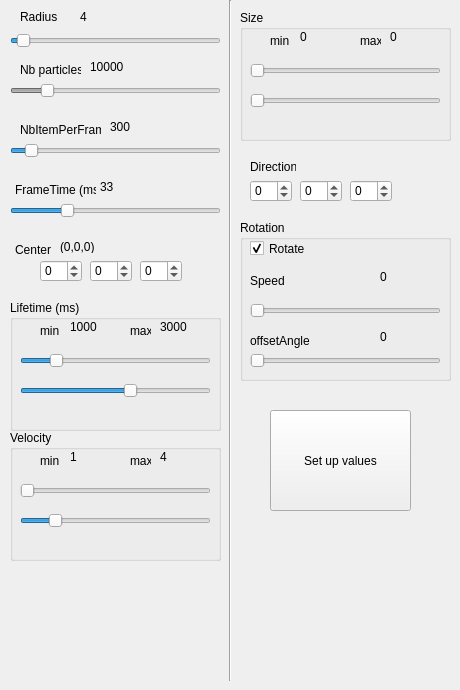
    <widget class="QWidget" name="fountainTab">
     <attribute name="title">
      <string>Fountain</string>
     </attribute>
     <widget class="QLabel" name="centerFountainValue">
      <property name="geometry">
       <rect>
        <x>60</x>
        <y>240</y>
        <width>46</width>
        <height>13</height>
       </rect>
      </property>
      <property name="acceptDrops">
       <bool>true</bool>
      </property>
      <property name="text">
       <string>(0,0,0)</string>
      </property>
     </widget>
     <widget class="QSpinBox" name="centerXFountainSpinbox">
      <property name="geometry">
       <rect>
        <x>40</x>
        <y>260</y>
        <width>42</width>
        <height>22</height>
       </rect>
      </property>
      <property name="minimum">
       <number>-1000</number>
      </property>
      <property name="maximum">
       <number>1000</number>
      </property>
      <property name="singleStep">
       <number>1</number>
      </property>
     </widget>
     <widget class="QLabel" name="nbItemFountainValue">
      <property name="geometry">
       <rect>
        <x>90</x>
        <y>60</y>
        <width>46</width>
        <height>13</height>
       </rect>
      </property>
      <property name="text">
       <string>10000</string>
      </property>
     </widget>
     <widget class="QLabel" name="nbItemPerFrameFountainValue">
      <property name="geometry">
       <rect>
        <x>110</x>
        <y>120</y>
        <width>46</width>
        <height>13</height>
       </rect>
      </property>
      <property name="text">
       <string>300</string>
      </property>
     </widget>
     <widget class="QGroupBox" name="Velocity_2">
      <property name="geometry">
       <rect>
        <x>10</x>
        <y>430</y>
        <width>211</width>
        <height>131</height>
       </rect>
      </property>
      <property name="title">
       <string>Velocity</string>
      </property>
      <widget class="QSlider" name="velocityMinSliderFountain">
       <property name="geometry">
        <rect>
         <x>10</x>
         <y>50</y>
         <width>191</width>
         <height>22</height>
        </rect>
       </property>
       <property name="minimum">
        <number>1</number>
       </property>
       <property name="maximum">
        <number>20</number>
       </property>
       <property name="pageStep">
        <number>11</number>
       </property>
       <property name="orientation">
        <enum>Qt::Horizontal</enum>
       </property>
      </widget>
      <widget class="QLabel" name="label_39">
       <property name="geometry">
        <rect>
         <x>120</x>
         <y>20</y>
         <width>21</width>
         <height>21</height>
        </rect>
       </property>
       <property name="text">
        <string>max</string>
       </property>
      </widget>
      <widget class="QLabel" name="velocityMaxFountainValue">
       <property name="geometry">
        <rect>
         <x>150</x>
         <y>20</y>
         <width>46</width>
         <height>13</height>
        </rect>
       </property>
       <property name="text">
        <string>4</string>
       </property>
      </widget>
      <widget class="QLabel" name="label_40">
       <property name="geometry">
        <rect>
         <x>30</x>
         <y>20</y>
         <width>21</width>
         <height>21</height>
        </rect>
       </property>
       <property name="text">
        <string>min</string>
       </property>
      </widget>
      <widget class="QLabel" name="velocityMinFountainValue">
       <property name="geometry">
        <rect>
         <x>60</x>
         <y>20</y>
         <width>46</width>
         <height>13</height>
        </rect>
       </property>
       <property name="text">
        <string>1</string>
       </property>
      </widget>
      <widget class="QSlider" name="velocityMaxSliderFountain">
       <property name="geometry">
        <rect>
         <x>10</x>
         <y>80</y>
         <width>191</width>
         <height>22</height>
        </rect>
       </property>
       <property name="minimum">
        <number>1</number>
       </property>
       <property name="maximum">
        <number>20</number>
       </property>
       <property name="value">
        <number>4</number>
       </property>
       <property name="orientation">
        <enum>Qt::Horizontal</enum>
       </property>
      </widget>
     </widget>
     <widget class="QSlider" name="frameTimeSliderFountain">
      <property name="geometry">
       <rect>
        <x>10</x>
        <y>200</y>
        <width>211</width>
        <height>22</height>
       </rect>
      </property>
      <property name="minimum">
       <number>10</number>
      </property>
      <property name="maximum">
       <number>100</number>
      </property>
      <property name="value">
       <number>33</number>
      </property>
      <property name="orientation">
       <enum>Qt::Horizontal</enum>
      </property>
     </widget>
     <widget class="QSlider" name="radiusSliderFountain">
      <property name="geometry">
       <rect>
        <x>10</x>
        <y>30</y>
        <width>211</width>
        <height>22</height>
       </rect>
      </property>
      <property name="minimum">
       <number>1</number>
      </property>
      <property name="value">
       <number>4</number>
      </property>
      <property name="orientation">
       <enum>Qt::Horizontal</enum>
      </property>
     </widget>
     <widget class="Line" name="line_2">
      <property name="geometry">
       <rect>
        <x>220</x>
        <y>0</y>
        <width>20</width>
        <height>681</height>
       </rect>
      </property>
      <property name="orientation">
       <enum>Qt::Vertical</enum>
      </property>
     </widget>
     <widget class="QGroupBox" name="Size_2">
      <property name="geometry">
       <rect>
        <x>240</x>
        <y>10</y>
        <width>211</width>
        <height>131</height>
       </rect>
      </property>
      <property name="title">
       <string>Size</string>
      </property>
      <widget class="QSlider" name="sizeMinSliderFountain">
       <property name="geometry">
        <rect>
         <x>10</x>
         <y>50</y>
         <width>191</width>
         <height>22</height>
        </rect>
       </property>
       <property name="minimum">
        <number>1</number>
       </property>
       <property name="maximum">
        <number>15</number>
       </property>
       <property name="orientation">
        <enum>Qt::Horizontal</enum>
       </property>
      </widget>
      <widget class="QLabel" name="label_19">
       <property name="geometry">
        <rect>
         <x>120</x>
         <y>20</y>
         <width>21</width>
         <height>21</height>
        </rect>
       </property>
       <property name="text">
        <string>max</string>
       </property>
      </widget>
      <widget class="QLabel" name="sizeMaxFountainValue">
       <property name="geometry">
        <rect>
         <x>150</x>
         <y>20</y>
         <width>46</width>
         <height>13</height>
        </rect>
       </property>
       <property name="text">
        <string>0</string>
       </property>
      </widget>
      <widget class="QLabel" name="label_20">
       <property name="geometry">
        <rect>
         <x>30</x>
         <y>20</y>
         <width>21</width>
         <height>21</height>
        </rect>
       </property>
       <property name="text">
        <string>min</string>
       </property>
      </widget>
      <widget class="QLabel" name="sizeMinFountainValue">
       <property name="geometry">
        <rect>
         <x>60</x>
         <y>20</y>
         <width>46</width>
         <height>13</height>
        </rect>
       </property>
       <property name="text">
        <string>0</string>
       </property>
      </widget>
      <widget class="QSlider" name="sizeMaxSliderFountain">
       <property name="geometry">
        <rect>
         <x>10</x>
         <y>80</y>
         <width>191</width>
         <height>22</height>
        </rect>
       </property>
       <property name="minimum">
        <number>1</number>
       </property>
       <property name="maximum">
        <number>15</number>
       </property>
       <property name="orientation">
        <enum>Qt::Horizontal</enum>
       </property>
      </widget>
     </widget>
     <widget class="QSlider" name="nbItemPerFrameSliderFountain">
      <property name="geometry">
       <rect>
        <x>10</x>
        <y>140</y>
        <width>211</width>
        <height>22</height>
       </rect>
      </property>
      <property name="minimum">
       <number>100</number>
      </property>
      <property name="maximum">
       <number>3000</number>
      </property>
      <property name="singleStep">
       <number>100</number>
      </property>
      <property name="pageStep">
       <number>100</number>
      </property>
      <property name="value">
       <number>300</number>
      </property>
      <property name="orientation">
       <enum>Qt::Horizontal</enum>
      </property>
     </widget>
     <widget class="QLabel" name="radiusFountainValue">
      <property name="geometry">
       <rect>
        <x>80</x>
        <y>10</y>
        <width>46</width>
        <height>13</height>
       </rect>
      </property>
      <property name="text">
       <string>4</string>
      </property>
     </widget>
     <widget class="QLabel" name="label_41">
      <property name="geometry">
       <rect>
        <x>20</x>
        <y>60</y>
        <width>61</width>
        <height>20</height>
       </rect>
      </property>
      <property name="text">
       <string>Nb particles</string>
      </property>
     </widget>
     <widget class="QLabel" name="label_42">
      <property name="geometry">
       <rect>
        <x>15</x>
        <y>180</y>
        <width>81</width>
        <height>20</height>
       </rect>
      </property>
      <property name="text">
       <string>FrameTime (ms)</string>
      </property>
     </widget>
     <widget class="QLabel" name="label_43">
      <property name="geometry">
       <rect>
        <x>20</x>
        <y>120</y>
        <width>81</width>
        <height>20</height>
       </rect>
      </property>
      <property name="text">
       <string>NbItemPerFrame</string>
      </property>
     </widget>
     <widget class="QLabel" name="frameTimeFountainValue">
      <property name="geometry">
       <rect>
        <x>100</x>
        <y>180</y>
        <width>46</width>
        <height>13</height>
       </rect>
      </property>
      <property name="text">
       <string>33</string>
      </property>
     </widget>
     <widget class="QSpinBox" name="centerZFountainSpinbox">
      <property name="geometry">
       <rect>
        <x>140</x>
        <y>260</y>
        <width>42</width>
        <height>22</height>
       </rect>
      </property>
      <property name="minimum">
       <number>-1000</number>
      </property>
      <property name="maximum">
       <number>1000</number>
      </property>
      <property name="singleStep">
       <number>1</number>
      </property>
     </widget>
     <widget class="QLabel" name="label_44">
      <property name="geometry">
       <rect>
        <x>15</x>
        <y>240</y>
        <width>51</width>
        <height>20</height>
       </rect>
      </property>
      <property name="text">
       <string>Center</string>
      </property>
     </widget>
     <widget class="QSlider" name="nbItemSliderFountain">
      <property name="enabled">
       <bool>false</bool>
      </property>
      <property name="geometry">
       <rect>
        <x>10</x>
        <y>80</y>
        <width>211</width>
        <height>22</height>
       </rect>
      </property>
      <property name="minimum">
       <number>1000</number>
      </property>
      <property name="maximum">
       <number>60000</number>
      </property>
      <property name="singleStep">
       <number>1000</number>
      </property>
      <property name="value">
       <number>10000</number>
      </property>
      <property name="orientation">
       <enum>Qt::Horizontal</enum>
      </property>
     </widget>
     <widget class="QLabel" name="label_45">
      <property name="geometry">
       <rect>
        <x>20</x>
        <y>10</y>
        <width>46</width>
        <height>13</height>
       </rect>
      </property>
      <property name="text">
       <string>Radius</string>
      </property>
     </widget>
     <widget class="QPushButton" name="setValuesButtonFountain">
      <property name="geometry">
       <rect>
        <x>270</x>
        <y>410</y>
        <width>141</width>
        <height>101</height>
       </rect>
      </property>
      <property name="text">
       <string>Set up values</string>
      </property>
     </widget>
     <widget class="QSpinBox" name="centerYFountainSpinbox">
      <property name="geometry">
       <rect>
        <x>90</x>
        <y>260</y>
        <width>42</width>
        <height>22</height>
       </rect>
      </property>
      <property name="minimum">
       <number>-1000</number>
      </property>
      <property name="maximum">
       <number>1000</number>
      </property>
      <property name="singleStep">
       <number>1</number>
      </property>
     </widget>
     <widget class="QGroupBox" name="lifetime_2">
      <property name="geometry">
       <rect>
        <x>10</x>
        <y>300</y>
        <width>211</width>
        <height>131</height>
       </rect>
      </property>
      <property name="title">
       <string>Lifetime (ms)</string>
      </property>
      <widget class="QSlider" name="lifetimeMinSliderFountain">
       <property name="geometry">
        <rect>
         <x>10</x>
         <y>50</y>
         <width>191</width>
         <height>22</height>
        </rect>
       </property>
       <property name="minimum">
        <number>200</number>
       </property>
       <property name="maximum">
        <number>5000</number>
       </property>
       <property name="singleStep">
        <number>100</number>
       </property>
       <property name="pageStep">
        <number>100</number>
       </property>
       <property name="value">
        <number>1000</number>
       </property>
       <property name="orientation">
        <enum>Qt::Horizontal</enum>
       </property>
      </widget>
      <widget class="QLabel" name="label_48">
       <property name="geometry">
        <rect>
         <x>120</x>
         <y>20</y>
         <width>21</width>
         <height>21</height>
        </rect>
       </property>
       <property name="text">
        <string>max</string>
       </property>
      </widget>
      <widget class="QLabel" name="lifetimeMaxFountainValue">
       <property name="geometry">
        <rect>
         <x>150</x>
         <y>20</y>
         <width>46</width>
         <height>13</height>
        </rect>
       </property>
       <property name="text">
        <string>3000</string>
       </property>
      </widget>
      <widget class="QLabel" name="label_49">
       <property name="geometry">
        <rect>
         <x>30</x>
         <y>20</y>
         <width>21</width>
         <height>21</height>
        </rect>
       </property>
       <property name="text">
        <string>min</string>
       </property>
      </widget>
      <widget class="QLabel" name="lifetimeMinFountainValue">
       <property name="geometry">
        <rect>
         <x>60</x>
         <y>20</y>
         <width>46</width>
         <height>13</height>
        </rect>
       </property>
       <property name="text">
        <string>1000</string>
       </property>
      </widget>
      <widget class="QSlider" name="lifetimeMaxSliderFountain">
       <property name="geometry">
        <rect>
         <x>10</x>
         <y>80</y>
         <width>191</width>
         <height>22</height>
        </rect>
       </property>
       <property name="minimum">
        <number>200</number>
       </property>
       <property name="maximum">
        <number>5000</number>
       </property>
       <property name="singleStep">
        <number>100</number>
       </property>
       <property name="pageStep">
        <number>100</number>
       </property>
       <property name="value">
        <number>3000</number>
       </property>
       <property name="orientation">
        <enum>Qt::Horizontal</enum>
       </property>
      </widget>
     </widget>
     <widget class="QLabel" name="label_46">
      <property name="geometry">
       <rect>
        <x>250</x>
        <y>160</y>
        <width>46</width>
        <height>13</height>
       </rect>
      </property>
      <property name="text">
       <string>Direction</string>
      </property>
     </widget>
     <widget class="QSpinBox" name="directionXFountainSpinbox">
      <property name="geometry">
       <rect>
        <x>250</x>
        <y>180</y>
        <width>42</width>
        <height>22</height>
       </rect>
      </property>
      <property name="minimum">
       <number>-1000</number>
      </property>
      <property name="maximum">
       <number>1000</number>
      </property>
      <property name="singleStep">
       <number>1</number>
      </property>
     </widget>
     <widget class="QSpinBox" name="directionZFountainSpinbox">
      <property name="geometry">
       <rect>
        <x>350</x>
        <y>180</y>
        <width>42</width>
        <height>22</height>
       </rect>
      </property>
      <property name="minimum">
       <number>-1000</number>
      </property>
      <property name="maximum">
       <number>1000</number>
      </property>
      <property name="singleStep">
       <number>1</number>
      </property>
     </widget>
     <widget class="QSpinBox" name="directionYFountainSpinbox">
      <property name="geometry">
       <rect>
        <x>300</x>
        <y>180</y>
        <width>42</width>
        <height>22</height>
       </rect>
      </property>
      <property name="minimum">
       <number>-1000</number>
      </property>
      <property name="maximum">
       <number>1000</number>
      </property>
      <property name="singleStep">
       <number>1</number>
      </property>
     </widget>
     <widget class="QGroupBox" name="rotFrame">
      <property name="geometry">
       <rect>
        <x>240</x>
        <y>220</y>
        <width>211</width>
        <height>161</height>
       </rect>
      </property>
      <property name="title">
       <string>Rotation</string>
      </property>
      <widget class="QSlider" name="rotSpeedSliderFountain">
       <property name="geometry">
        <rect>
         <x>10</x>
         <y>80</y>
         <width>191</width>
         <height>22</height>
        </rect>
       </property>
       <property name="minimum">
        <number>1</number>
       </property>
       <property name="maximum">
        <number>10000</number>
       </property>
       <property name="orientation">
        <enum>Qt::Horizontal</enum>
       </property>
      </widget>
      <widget class="QLabel" name="label_25">
       <property name="geometry">
        <rect>
         <x>10</x>
         <y>110</y>
         <width>61</width>
         <height>21</height>
        </rect>
       </property>
       <property name="text">
        <string>offsetAngle</string>
       </property>
      </widget>
      <widget class="QLabel" name="rotOffsetAngleFountainValue">
       <property name="geometry">
        <rect>
         <x>140</x>
         <y>110</y>
         <width>46</width>
         <height>13</height>
        </rect>
       </property>
       <property name="text">
        <string>0</string>
       </property>
      </widget>
      <widget class="QLabel" name="label_26">
       <property name="geometry">
        <rect>
         <x>10</x>
         <y>50</y>
         <width>41</width>
         <height>21</height>
        </rect>
       </property>
       <property name="text">
        <string>Speed</string>
       </property>
      </widget>
      <widget class="QLabel" name="rotSpeedFountainValue">
       <property name="geometry">
        <rect>
         <x>140</x>
         <y>50</y>
         <width>46</width>
         <height>13</height>
        </rect>
       </property>
       <property name="text">
        <string>0</string>
       </property>
      </widget>
      <widget class="QSlider" name="rotOffsetAngleFountainSlider">
       <property name="geometry">
        <rect>
         <x>10</x>
         <y>130</y>
         <width>191</width>
         <height>22</height>
        </rect>
       </property>
       <property name="minimum">
        <number>1</number>
       </property>
       <property name="maximum">
        <number>10000</number>
       </property>
       <property name="singleStep">
        <number>1</number>
       </property>
       <property name="orientation">
        <enum>Qt::Horizontal</enum>
       </property>
       <property name="invertedAppearance">
        <bool>false</bool>
       </property>
       <property name="invertedControls">
        <bool>false</bool>
       </property>
       <property name="tickPosition">
        <enum>QSlider::NoTicks</enum>
       </property>
      </widget>
      <widget class="QCheckBox" name="rotEnableFountain">
       <property name="geometry">
        <rect>
         <x>10</x>
         <y>20</y>
         <width>70</width>
         <height>17</height>
        </rect>
       </property>
       <property name="text">
        <string>Rotate</string>
       </property>
       <property name="checked">
        <bool>true</bool>
       </property>
      </widget>
     </widget>
    </widget>
